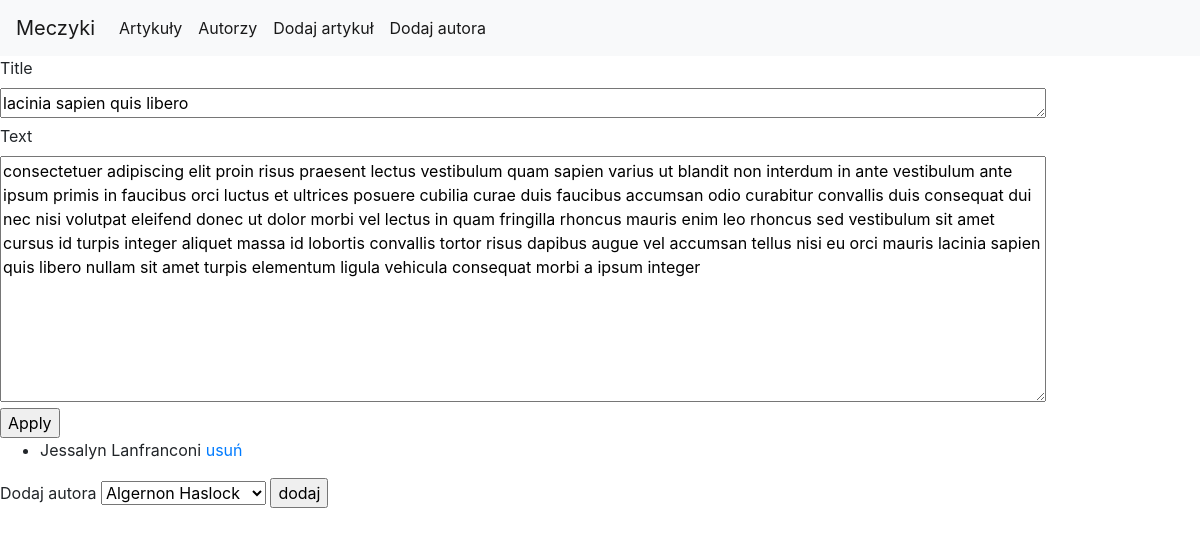
The page /editarticleform.php?id=1 on the database its author committed.
### tables this page shows
CREATE TABLE article(
    id serial PRIMARY KEY,
    title varchar(255),
    text TEXT,
    creation_time     DATETIME DEFAULT CURRENT_TIMESTAMP,
    modification_time DATETIME ON UPDATE CURRENT_TIMESTAMP
);

CREATE TABLE author(
    id serial PRIMARY KEY,
    first varchar(255),
    last varchar(255)
);

### DataBase.php (called while the page is built, shortened)
<?php
require_once('Author.php');
class DataBase
{
    public $conn;
    private $servername = 'localhost';
    private $username = 'root';
    private $password = '';
    private $dbname = 'meczyki';
    function __construct()
    {
        $conn = new mysqli($this->servername, $this->username, $this->password, $this->dbname);
        $this->conn = $conn;
    }
    function getArticleById($id)
    {
        $query = "SELECT * FROM article WHERE id = $id";
        $result = $this->conn->query($query);
        $row = $result->fetch_assoc();
        return $row;
    }
    function getAuthorsByArticle($article_id)
    {
        $authors = [];
        $query = "SELECT * FROM `author` WHERE id IN (SELECT author_id FROM author_article WHERE article_id = $article_id)";
        $result = $this->conn->query($query);
        if ($result->num_rows > 0)
            while ($row = $result->fetch_assoc())
                $authors[] = new Author($row['id'], $row['first'], $row['last']);
        return $authors;
    }
    function getNotAuthorsOfArticle($article_id)
    {
        $authors = [];
        $query = "SELECT * FROM `author` WHERE id NOT IN (SELECT author_id FROM author_article WHERE article_id = $article_id)";
        $result = $this->conn->query($query);
        if ($result->num_rows > 0)
            while ($row = $result->fetch_assoc())
                $authors[] = new Author($row['id'], $row['first'], $row['last']);
        return $authors;
    }
}

### Author.php (called while the page is built, shortened)
<?php
class Author
{
    function __construct($id, $first, $last)
    {
        $this->id = $id;
        $this->first = $first;
        $this->last = $last;
    }
}

### editarticleform.php (the view, shortened to what this page needs)
<?php
require_once('DataBase.php');
$id = $_GET['id'];
$db = new DataBase();
$article = $db->getArticleById($id);
$title = $article['title'];
$text = $article['text'];
$authors = $db->getAuthorsByArticle($id);
$notauthors = $db->getNotAuthorsOfArticle($id);
?>
<!DOCTYPE html>
<html lang="pl">
<head>
    <link rel="stylesheet" href="https://stackpath.bootstrapcdn.com/bootstrap/4.5.2/css/bootstrap.min.css"
>
</head>
<body>
<form action="api/editarticle.php" method="post">
    <label for="title">Title </label><br>
    <?php echo "<textarea id='title' name='title' rows='1' cols='100'>$title</textarea> <br>"; ?>
    <label for="text">Text </label><br>
    <?php echo "<textarea id='text' name='text' rows='10' cols='100'>$text</textarea> <br> "; ?>
    <input type="submit" value="Apply">
</form>
<ul>
    <?php
    if (sizeof($authors) < 1) echo "<li>artykuł anonimowy!</li>";
    else
        foreach ($authors as $author)
            echo "<li>$author->first $author->last <a href='api/deleteauthorarticle.php?author=$author->id&article=$id'>usuń</a> </li>";
    ?>
</ul>
<form action="api/addauthorarticle.php" method="GET">
    <label for="cars">Dodaj autora</label>
    <select id="author" name="author">
        <?php
        foreach ($notauthors as $notauthor)
            echo "<option value='$notauthor->id'>$notauthor->first $notauthor->last</option>"
        ?>
    </select>
    <input type="submit" value="dodaj">
</form>
</body>
</html>

### rows shown on the page
article: title "lacinia sapien quis libero", text "consectetuer adipiscing elit proin risus praesent lectus vestibulum quam sapien varius ut blandit non interdum in ante vestibulum ante ipsum primis in faucibus orci luctus et ultrices posuere cubilia curae duis faucibus accumsan odio curabitur convallis duis consequat dui nec nisi volutpat eleifend donec ut dolor morbi vel lectus in quam fringilla rhoncus mauris enim leo rhoncus sed vestibulum sit amet cursus id turpis integer aliquet massa id lobortis convallis tortor risus dapibus augue vel accumsan tellus nisi eu orci mauris lacinia sapien quis libero nullam sit amet turpis elementum ligula vehicula consequat morbi a ipsum integer"
author: first "Jessalyn", last "Lanfranconi"

### other values the page prints
form field author "Algernon Haslock"
